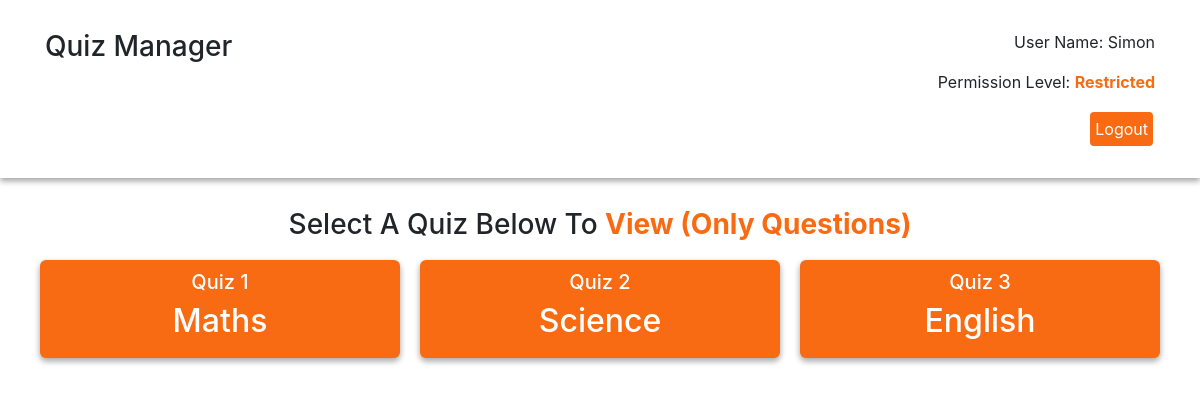
The app's page /quizzes.php (signed in) with its own data.
### tables this page shows
CREATE TABLE `quizzes` (
  `quiz_ID` int(11) NOT NULL,
  `quiz_name` char(30) NOT NULL
);

### quizzes.php (the view, shortened to what this page needs)
<!DOCTYPE html>
<html>
   <head>
       <link rel="stylesheet" href="assets/font-awesome/css/all.css">
       <link rel="stylesheet" href="css/bootstrap.min.css">
       <link rel="stylesheet" href="css/styles.css">
   </head>
   <?php include('header.php');?>
<body>
<div class="container">
	<div class="row">
		<div class="col-12">
			<h3 class="text-center">Select A Quiz Below To <b>
			<?php
				if($_SESSION['permissions'] === "Restricted"){
				echo "View (Only Questions)";
				}elseif($_SESSION['permissions'] === "View"){
					echo $_SESSION['permissions'];
				}else{
					echo $_SESSION['permissions'];
				}
			?>
			</b></h3>
		</div>
	</div>
    <div class="row">
		<?php
$sql_quizzes = "SELECT * FROM quizzes ORDER BY quiz_ID ASC LIMIT 9";
$sql_result = mysqli_query($connect_db, $sql_quizzes);
$quizzes= mysqli_fetch_all($sql_result, MYSQLI_ASSOC);
$quiz_counter = 0;
foreach($quizzes as $quiz){
	$quiz_counter++;
	?>
        <div class="card text-center col-xs-12 col-sm-12 col-md-6 col-lg-4">
            <div class="card-inner">
                <?php
                $quiz_ID =  $quiz['quiz_ID'];
                echo '<a href="quiz.php?id=' . $quiz_ID .'&name='.$quiz['quiz_name'].'">';
                ?>
					<h5>Quiz <?php echo $quiz_counter?></h5>
					<h2><?php echo $quiz['quiz_name'];?></h2>
                </a>
            </div>
        </div>
<?php } ?>
	</div>
</div>
</body>
</html>

### css/styles.css (style rules this page uses)
:root { --accent-color: #F96B13; --border-radius: 6px; }
body { word-wrap: break-word; background-color: #FFF; }
b { color: var(--accent-color); }
a { color: var(--accent-color); }
.card { padding: 10px; color: #fff ; border: none; }
.card a { color: #fff ; }
.card-inner { box-shadow: 0 3px 6px rgba(0,0,0,0.16), 0 3px 6px rgba(0,0,0,0.23); padding: 10px; border-radius: var(--border-radius); background-color: var(--accent-color); }

### records on screen
quizzes: quiz_name "Maths"
quizzes: quiz_name "Science"
quizzes: quiz_name "English"

### other values on screen
$_SESSION['userName'] "Simon"
$_SESSION['permissions'] "Restricted"
